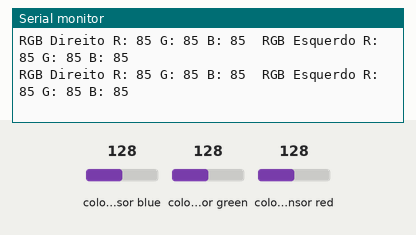
Simulated run of this sketch. Board: Arduino Uno, built with avr-gcc and run on an emulated ATmega328P. On the bench: the last lines printed to the serial monitor. The test bench sets the inputs (shaded band); at power-on: colour sensor green 128, colour sensor blue 128, colour sensor red 128.

Above: at 1.2 s.
1.3 s: colour sensor green set to 250
At 1.96 s:
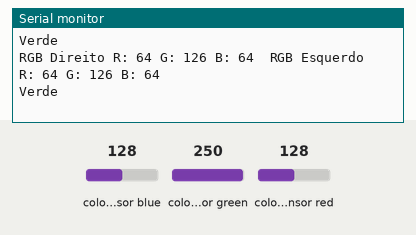
3.1 s: colour sensor blue set to 250
At 3.44 s:
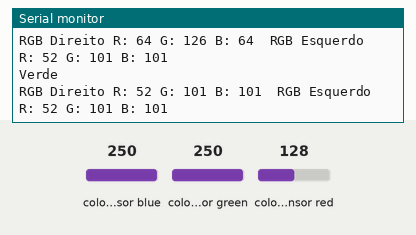
6.1 s: colour sensor blue set to 64
At 6.19 s:
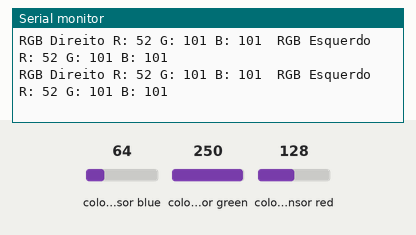
9.1 s: colour sensor green set to 5
At 10.24 s:
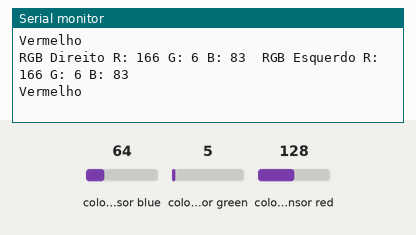
10.9 s: colour sensor red set to 5
At 10.92 s:
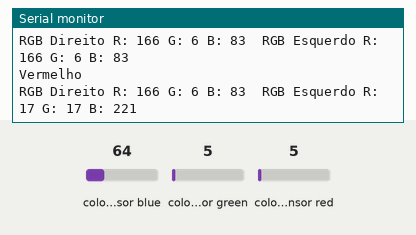
12.8 s: colour sensor red set to 128
At 13.08 s:
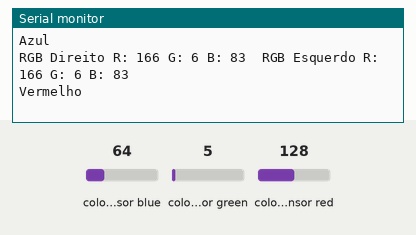
Timing chart, 0 to 15.8 s (numbered marks = the images above; inputs shaded):
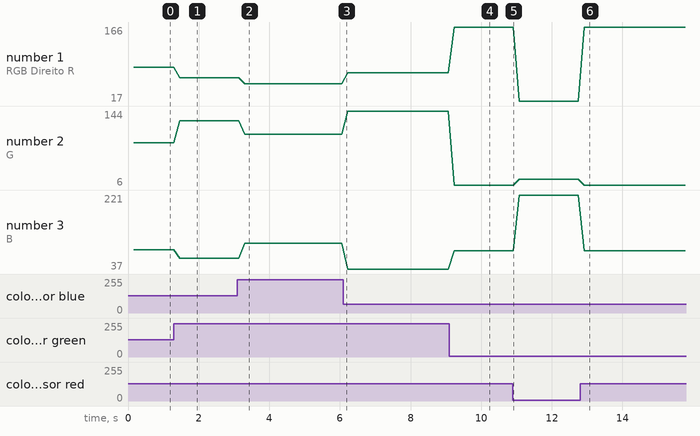

Measured:
- after the input at 1.3 s, the serial monitor: prints a new line after 0.16 s (image 1)
- after the input at 3.1 s, the serial monitor: prints a new line at once (image 2)
- after the input at 9.1 s, the serial monitor: prints a new line after 0.13 s (image 4)
- after the input at 10.9 s, the serial monitor: prints a new line at once (image 5)
- plotted number 1: 85 → 64 after the input at 1.3 s, 64 → 52 after the input at 3.1 s, 52 → 74 after the input at 6.1 s, 74 → 166 after the input at 9.1 s, 166 → 17 after the input at 10.9 s
- plotted number 2: 85 → 126 after the input at 1.3 s, 126 → 101 after the input at 3.1 s, 101 → 144 after the input at 6.1 s, 144 → 6 after the input at 9.1 s, 6 → 17 after the input at 10.9 s
- plotted number 3: 85 → 64 after the input at 1.3 s, 64 → 101 after the input at 3.1 s, 101 → 37 after the input at 6.1 s, 37 → 83 after the input at 9.1 s, 83 → 221 after the input at 10.9 s

The sketch:

TestarRGBRescue.ino
```cpp
#include <Wire.h>
#include "Adafruit_TCS34725softi2c.h"

const int sdaDir = 48, sclDir = 46, sdaEsq = 44, sclEsq = 42;

Adafruit_TCS34725softi2c rgbDir = Adafruit_TCS34725softi2c(TCS34725_INTEGRATIONTIME_50MS, TCS34725_GAIN_4X, sdaDir, sclDir);
Adafruit_TCS34725softi2c rgbEsq = Adafruit_TCS34725softi2c(TCS34725_INTEGRATIONTIME_50MS, TCS34725_GAIN_4X, sdaEsq, sclEsq);

void setup() {
  // put your setup code here, to run once:
  Serial.begin(9600);

  while (!rgbDir.begin()) {
    Serial.println("O sensor RGB direito não foi encontrado ... verifica as ligações");
    delay(1000);
  }

  while (!rgbEsq.begin()) {
    Serial.println("O sensor RGB esquerdo não foi encontrado ... verifica as ligações");
    delay(1000);
  }
}

void loop() {
  // put your main code here, to run repeatedly:
  checkColor();
}

void checkColor() {

  uint16_t clearDir, redDir, greenDir, blueDir;
  uint16_t clearEsq, redEsq, greenEsq, blueEsq;
  rgbDir.setInterrupt(false);  // turn on LED
  rgbEsq.setInterrupt(false);  // turn on LED
  delay(60);                   // takes 50ms to read
  rgbDir.getRawData(&redDir, &greenDir, &blueDir, &clearDir);
  rgbEsq.getRawData(&redEsq, &greenEsq, &blueEsq, &clearEsq);
  rgbDir.setInterrupt(true);  // turn off LED
  rgbEsq.setInterrupt(true);  // turn off LED

  uint32_t sumDir = clearDir;
  float dirR, dirG, dirB;
  dirR = redDir;
  dirR /= sumDir;
  dirG = greenDir;
  dirG /= sumDir;
  dirB = blueDir;
  dirB /= sumDir;
  dirR *= 256;
  dirG *= 256;
  dirB *= 256;

  uint32_t sumEsq = clearEsq;
  float esqR, esqG, esqB;
  esqR = redEsq;
  esqR /= sumEsq;
  esqG = greenEsq;
  esqG /= sumEsq;
  esqB = blueEsq;
  esqB /= sumEsq;
  esqR *= 256;
  esqG *= 256;
  esqB *= 256;

  Serial.print("RGB Direito R: ");
  Serial.print((int)dirR);
  Serial.print(" G: ");
  Serial.print((int)dirG);
  Serial.print(" B: ");
  Serial.print((int)dirB);
  Serial.print("\t");

  Serial.print("RGB Esquerdo R: ");
  Serial.print((int)esqR);
  Serial.print(" G: ");
  Serial.print((int)esqG);
  Serial.print(" B: ");
  Serial.println((int)esqB);


  if ((dirR > 120 && dirG < 100 && dirB < 100) || (esqR > 120 && esqG < 100 && esqB < 100)) {
    Serial.println("Vermelho");
    //buzzerOn();
  } else if ((dirR < 100 && dirG > 110 && dirB < 100) || (esqR < 100 && esqG > 110 && esqB < 100)) {
    Serial.println("Verde");
    //buzzerOn();
  } else if ((dirR < 100 && dirG < 100 && dirB > 130) || (esqR < 100 && esqG < 100 && esqB > 130)) {
    Serial.println("Azul");
    //buzzerOn();
  }
}
```
